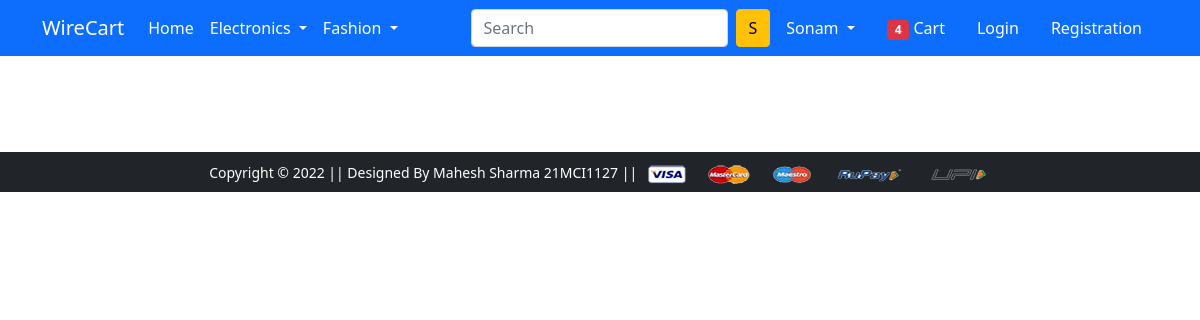
/bottomWear/, run on an earlier commit of the app's database.
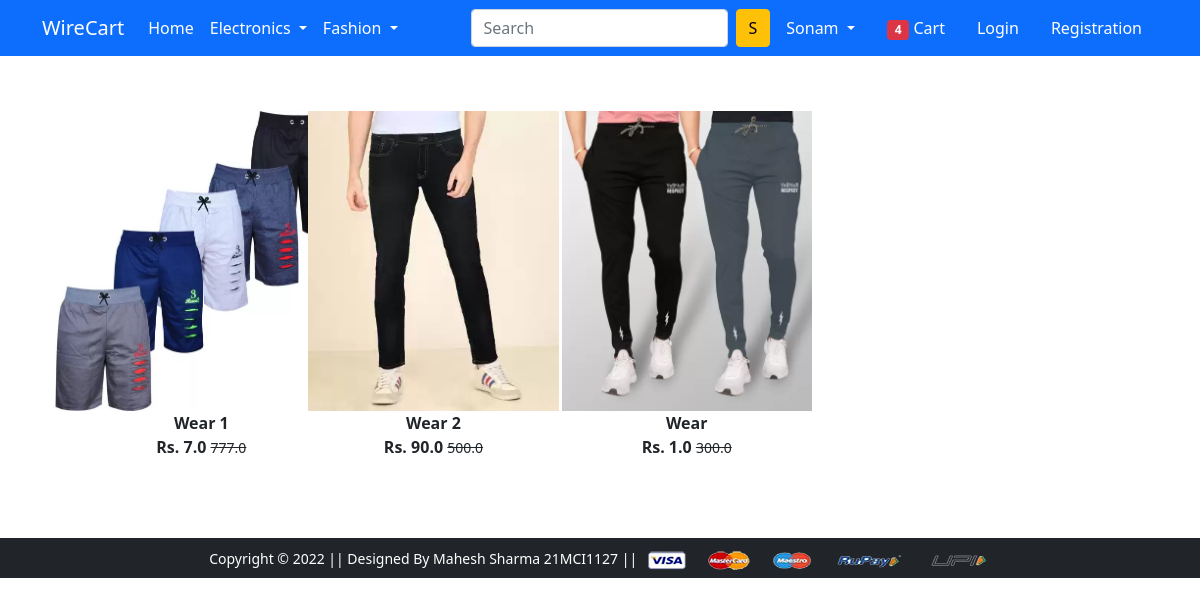
And on a later commit of the database.
### app/models.py (models this page shows, shortened)
class Product(models.Model):
    title = models.CharField ( max_length = 100 )
    selling_price = models.FloatField ( )
    discounted_price = models.FloatField ( )
    description = models.TextField ( )
    brand = models.CharField(max_length = 100 )
    category = models.CharField ( choices = CATEGORY_CHOICES , max_length = 2 )
    product_image = models.ImageField(upload_to = ' productimg')

### app/views.py (the view)
# urls.py: path('bottomWear/', views.bottomWear, name='bottomWear'),
def bottomWear(request, data=None):
    if data == None:
        bottomWear = Product.objects.filter(category='BW')
    return render(request, 'app/bottomWear.html', {'bottomWear': bottomWear})

### app/templates/app/bottomWear.html (shortened to what this page needs)
{% extends 'app/base.html' %}
{% load static %}
{% block main-content %}
<div class="container my-5">
 <div class="row">
  <div class="col-sm-8">
   <div class="row">
    {% for product in bottomWear %}
    <div class="col-sm-4 text-center mb-4">
    <a href=" {% url 'product-detail' product.id %} " class='btn'>
        <div class="item">
            <img src="{{ product.product_image.url }}" alt="" height="300" class="">
            <div class="fw-bold"> {{product.title}} </div>
            <div class="fw-bold"> Rs. {{product.discounted_price}}
                <small class="fw-light text-decoration-line-through">
                    {{product.selling_price}}
                </small></div>
        </div>
    </a>
    </div>
    {% endfor %}
   </div>
  </div>
 </div>
</div>
{% endblock main-content %}

What changed in the data, as far as the page shows it:
added Product: product_image (picture), title "Wear 1", discounted_price "7.0", selling_price "777.0"
added Product: product_image (picture), title "Wear 2", discounted_price "90.0", selling_price "500.0"
added Product: product_image (picture), title "Wear", discounted_price "1.0", selling_price "300.0"
